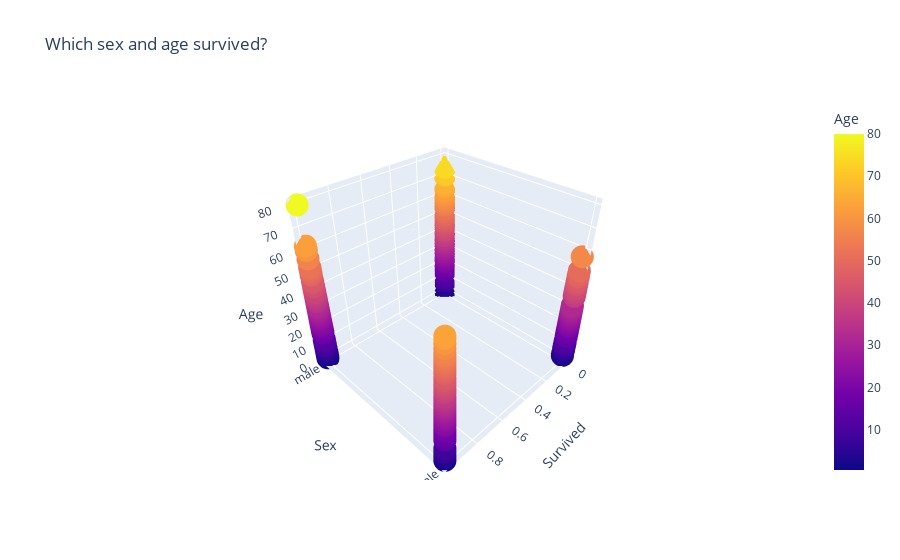

Notebook cell for this chart:
### Code cell
px.scatter_3d(train_data, x='Survived', y='Sex', z='Age', color='Age', title='Which sex and age survived?')

### Figure 1 — Plotly figure (JSON) as saved in the notebook; plotly's stock layout.template omitted (floating-point values rounded to 4 significant figures; data arrays with more than 128 entries replaced by an {"elided": "..."} marker saying what was removed)
{"data": [{"hovertemplate": "Survived=%{x}<br>Sex=%{y}<br>Age=%{marker.color}<extra></extra>", "legendgroup": "", "marker": {"color": {"elided": "891 float values"}, "coloraxis": "coloraxis", "symbol": "circle"}, "mode": "markers", "name": "", "scene": "scene", "showlegend": false, "type": "scatter3d", "x": {"elided": "891 int values"}, "y": {"elided": "891 str values"}, "z": {"elided": "891 float values"}}], "layout": {"autosize": true, "coloraxis": {"colorbar": {"title": {"text": "Age"}}, "colorscale": [[0, "#0d0887"], [0.1111, "#46039f"], [0.2222, "#7201a8"], [0.3333, "#9c179e"], [0.4444, "#bd3786"], [0.5556, "#d8576b"], [0.6667, "#ed7953"], [0.7778, "#fb9f3a"], [0.8889, "#fdca26"], [1, "#f0f921"]]}, "legend": {"tracegroupgap": 0}, "scene": {"aspectmode": "auto", "aspectratio": {"x": 1, "y": 1, "z": 1}, "camera": {"center": {"x": 0, "y": 0, "z": 0}, "eye": {"x": 1.35, "y": 1.35, "z": 1.35}, "projection": {"type": "perspective"}, "up": {"x": 0, "y": 0, "z": 1}}, "domain": {"x": [0, 1], "y": [0, 1]}, "xaxis": {"title": {"text": "Survived"}, "type": "linear"}, "yaxis": {"title": {"text": "Sex"}, "type": "category"}, "zaxis": {"title": {"text": "Age"}, "type": "linear"}}, "title": {"text": "Which sex and age survived?"}}}
